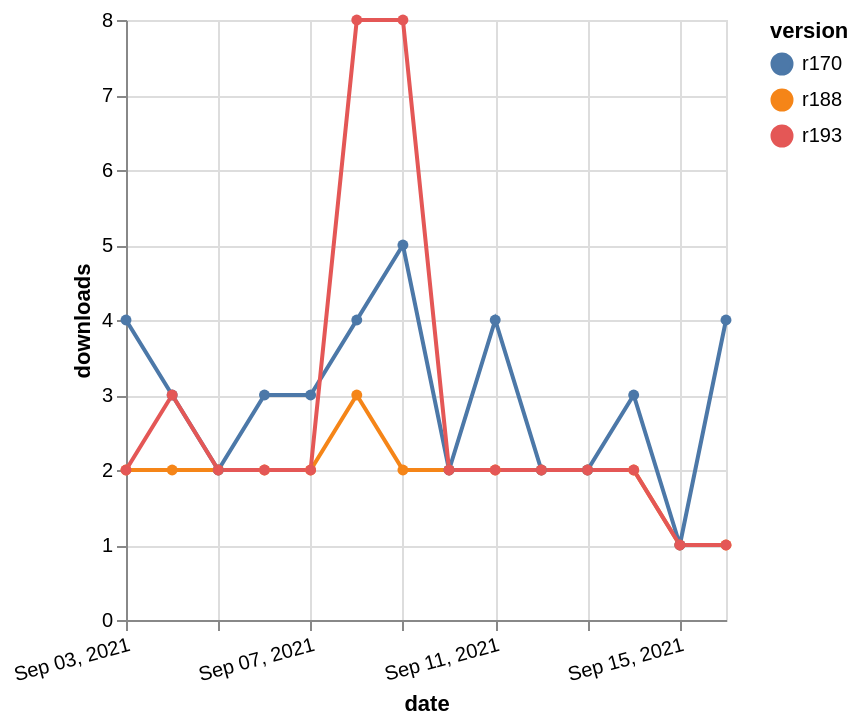

Write a Vega-Lite specification for this figure.
### Vega-Lite specification from a JSON file in a GitHub repository (floating-point values rounded to 4 significant figures)
{"$schema": "https://vega.github.io/schema/vega-lite/v5.json", "description": "A simple bar chart with embedded data.", "data": {"values": [{"date": "2021-09-03", "total": 2684, "delta": 2, "version": "r188"}, {"date": "2021-09-04", "total": 2686, "delta": 2, "version": "r188"}, {"date": "2021-09-05", "total": 2688, "delta": 2, "version": "r188"}, {"date": "2021-09-06", "total": 2690, "delta": 2, "version": "r188"}, {"date": "2021-09-07", "total": 2692, "delta": 2, "version": "r188"}, {"date": "2021-09-08", "total": 2695, "delta": 3, "version": "r188"}, {"date": "2021-09-09", "total": 2697, "delta": 2, "version": "r188"}, {"date": "2021-09-10", "total": 2699, "delta": 2, "version": "r188"}, {"date": "2021-09-11", "total": 2701, "delta": 2, "version": "r188"}, {"date": "2021-09-12", "total": 2703, "delta": 2, "version": "r188"}, {"date": "2021-09-13", "total": 2705, "delta": 2, "version": "r188"}, {"date": "2021-09-14", "total": 2707, "delta": 2, "version": "r188"}, {"date": "2021-09-15", "total": 2708, "delta": 1, "version": "r188"}, {"date": "2021-09-16", "total": 2709, "delta": 1, "version": "r188"}, {"date": "2021-09-03", "total": 1895, "delta": 4, "version": "r170"}, {"date": "2021-09-04", "total": 1898, "delta": 3, "version": "r170"}, {"date": "2021-09-05", "total": 1900, "delta": 2, "version": "r170"}, {"date": "2021-09-06", "total": 1903, "delta": 3, "version": "r170"}, {"date": "2021-09-07", "total": 1906, "delta": 3, "version": "r170"}, {"date": "2021-09-08", "total": 1910, "delta": 4, "version": "r170"}, {"date": "2021-09-09", "total": 1915, "delta": 5, "version": "r170"}, {"date": "2021-09-10", "total": 1917, "delta": 2, "version": "r170"}, {"date": "2021-09-11", "total": 1921, "delta": 4, "version": "r170"}, {"date": "2021-09-12", "total": 1923, "delta": 2, "version": "r170"}, {"date": "2021-09-13", "total": 1925, "delta": 2, "version": "r170"}, {"date": "2021-09-14", "total": 1928, "delta": 3, "version": "r170"}, {"date": "2021-09-15", "total": 1929, "delta": 1, "version": "r170"}, {"date": "2021-09-16", "total": 1933, "delta": 4, "version": "r170"}, {"date": "2021-09-03", "total": 3531, "delta": 2, "version": "r193"}, {"date": "2021-09-04", "total": 3534, "delta": 3, "version": "r193"}, {"date": "2021-09-05", "total": 3536, "delta": 2, "version": "r193"}, {"date": "2021-09-06", "total": 3538, "delta": 2, "version": "r193"}, {"date": "2021-09-07", "total": 3540, "delta": 2, "version": "r193"}, {"date": "2021-09-08", "total": 3548, "delta": 8, "version": "r193"}, {"date": "2021-09-09", "total": 3556, "delta": 8, "version": "r193"}, {"date": "2021-09-10", "total": 3558, "delta": 2, "version": "r193"}, {"date": "2021-09-11", "total": 3560, "delta": 2, "version": "r193"}, {"date": "2021-09-12", "total": 3562, "delta": 2, "version": "r193"}, {"date": "2021-09-13", "total": 3564, "delta": 2, "version": "r193"}, {"date": "2021-09-14", "total": 3566, "delta": 2, "version": "r193"}, {"date": "2021-09-15", "total": 3567, "delta": 1, "version": "r193"}, {"date": "2021-09-16", "total": 3568, "delta": 1, "version": "r193"}]}, "width": "container", "mark": {"type": "line", "point": {"filled": true}}, "encoding": {"x": {"field": "date", "type": "temporal", "timeUnit": "yearmonthdate", "title": "date", "axis": {"labelAngle": -15}}, "y": {"field": "delta", "type": "quantitative", "title": "downloads"}, "color": {"field": "version", "type": "nominal"}, "tooltip": {"field": "delta"}}}
